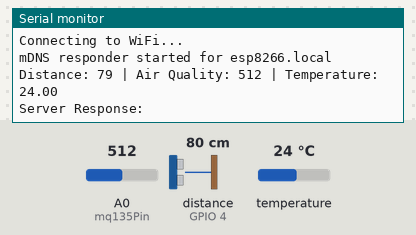
The sketch below on a simulated ESP8266 (NodeMCU). Shown: the last lines printed to the serial monitor. Wiring (inferred from the names in the program): ultrasonic range finder: trigger GPIO 5; echo GPIO 4. The inputs (shaded band) are chosen by the test bench; at power-on: distance to the obstacle (sensor on GPIO 4) 80 cm, temperature 24 °C, A0 (mq135Pin) = 512. The echo pulse lasts 58.3 µs per cm; WiFi joins after 1.5 s; servers stay silent unless stated; uploads are accepted with an empty reply.

Above: at 3.2 s.
3.3 s: distance to the obstacle (sensor on GPIO 4) set to 2 cm
11.5 s: temperature set to 12 °C
At 13.91 s:
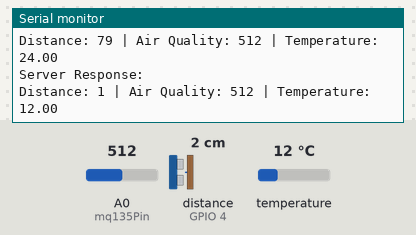
19.7 s: A0 (mq135Pin) set to 716
At 25.5 s:
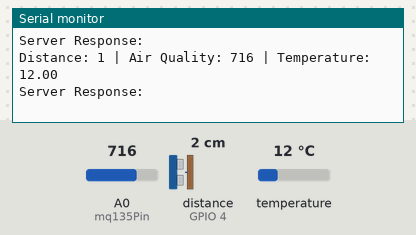
27.9 s: distance to the obstacle (sensor on GPIO 4) set to 4 cm
At 36.0 s:
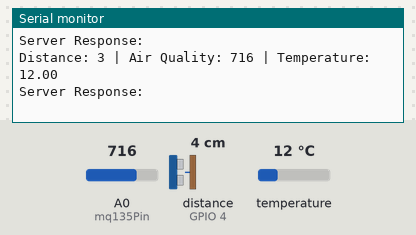
36.1 s: temperature set to 19 °C
44.3 s: A0 (mq135Pin) set to 900
At 48.1 s:
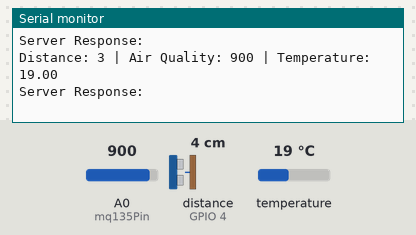
Timing chart, 0 to 49.6 s (numbered marks = the images above; inputs shaded):
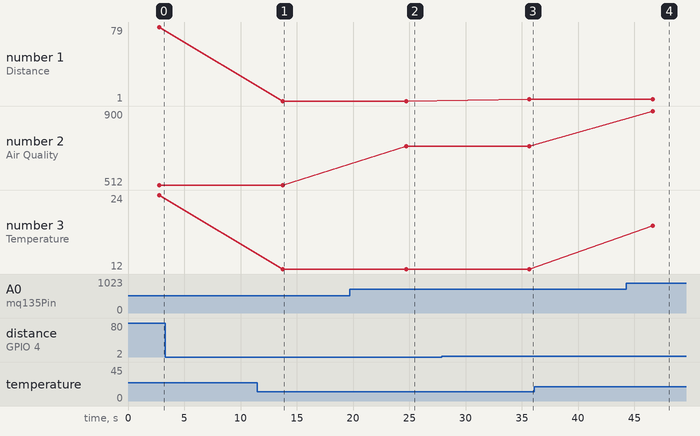

The sketch:

Sketch.ino
```cpp
#include <ESP8266WiFi.h>
#include <ESP8266HTTPClient.h>
#include <ESP8266mDNS.h>

#include <OneWire.h>
#include <DallasTemperature.h>

const char* ssid = "sumit";
const char* password = "Pandasdataset";
const char* serverUrl = "http://192.168.77.147:5000/esp/esp_post";  // mDNS hostname

WiFiClient wifiClient;  // Create a WiFi client object

const int trigPin = 5;  // Trigger pin (GPIO 5 corresponds to D1)
const int echoPin = 4;  // Echo pin (GPIO 4 corresponds to D2)
const int mq135Pin = A0;  // Analog pin for MQ-135
const int tempProbePin = 2;  // Digital pin for DS18B20 (GPIO 2 corresponds to D4)

OneWire oneWire(tempProbePin);  // Set up the one-wire bus
DallasTemperature sensors(&oneWire);  // Create the temperature sensor object

void setup() {
  Serial.begin(115200);

  // Connect to WiFi
  WiFi.begin(ssid, password);
  while (WiFi.status() != WL_CONNECTED) {
    delay(1000);
    Serial.println("Connecting to WiFi...");
  }

  // Setup mDNS responder
  if (!MDNS.begin("esp8266")) {
    Serial.println("Error setting up MDNS responder!");
  } else {
    Serial.println("mDNS responder started for esp8266.local");
  }

  // Initialize the ultrasonic sensor pins
  pinMode(trigPin, OUTPUT);
  pinMode(echoPin, INPUT);

  // Start the temperature sensor
  sensors.begin();
}


// Function to read distance from ultrasonic sensor
long readUltrasonicDistance() {
  // Clear the trigger
  digitalWrite(trigPin, LOW);
  delayMicroseconds(2);
  // Set the trigger on
  digitalWrite(trigPin, HIGH);
  delayMicroseconds(10);
  digitalWrite(trigPin, LOW);

  // Read the echo pin
  long duration = pulseIn(echoPin, HIGH);

  // Calculate the distance (in cm)
  long distance = duration * 0.034 / 2;  // Speed of sound = 0.034 cm/us
  return distance;
}


// Function to read air quality from MQ-135
int readAirQuality() {
  return analogRead(mq135Pin);  // Read air quality from MQ-135
}


// Function to read temperature from DS18B20
float readTemperature() {
  sensors.requestTemperatures();  // Request temperature readings
  float temperatureC = sensors.getTempCByIndex(0);  // Get temperature in Celsius
  return temperatureC;  // Return temperature in Celsius
}


// Function to send data to server
void sendData(long distance, int airQuality, float temperature) {
  if (WiFi.status() == WL_CONNECTED) {
    HTTPClient http;
    http.begin(wifiClient, serverUrl);
    http.addHeader("Content-Type", "application/json");

    // Prepare JSON data with distance, air quality, and temperature
    String jsonData = "{\"distance\":" + String(distance) + ",\"airQuality\":" + String(airQuality) + ",\"temperature\":" + String(temperature) + "}";
    int httpResponseCode = http.POST(jsonData);

    // Check response
    if (httpResponseCode > 0) {
      String response = http.getString();
      Serial.println("Server Response: " + response);
    } else {
      Serial.println("Error on sending POST");
    }

    http.end();  // Close connection
  }
}


void loop() {
  long distance = readUltrasonicDistance();  // Get distance
  int airQuality = readAirQuality();  // Read air quality
  float temperature = readTemperature();  // Read temperature

  Serial.print("Distance: ");
  Serial.print(distance);  // Print distance to Serial Monitor
  Serial.print(" | Air Quality: ");
  Serial.print(airQuality);  // Print air quality reading
  Serial.print(" | Temperature: ");
  Serial.println(temperature);  // Print temperature reading

  // Send data to server
  sendData(distance, airQuality, temperature);  // Call sendData function

  delay(10000);  // Wait for 10 seconds before sending the next reading
}
```

Measured:
- after the input at 11.5 s, the serial monitor: prints a new line after 2.3 s (image 1)
- after the input at 19.7 s, the serial monitor: prints a new line after 5.0 s (image 2)
- after the input at 27.9 s, the serial monitor: prints a new line after 7.8 s (image 3)
- after the input at 44.3 s, the serial monitor: prints a new line after 2.3 s (image 4)
- plotted number 1: 1 → 3 after the input at 27.9 s
- plotted number 2: 512 → 716 after the input at 19.7 s, 716 → 900 after the input at 44.3 s
- plotted number 3: 24 → 12 after the input at 11.5 s
